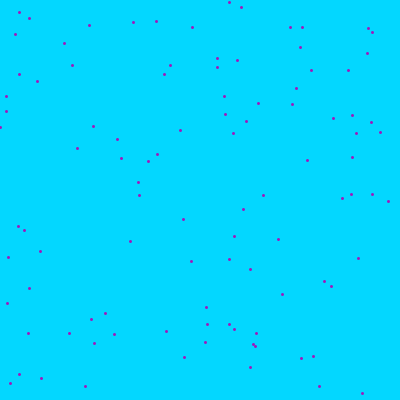
Frame 1 (no input)
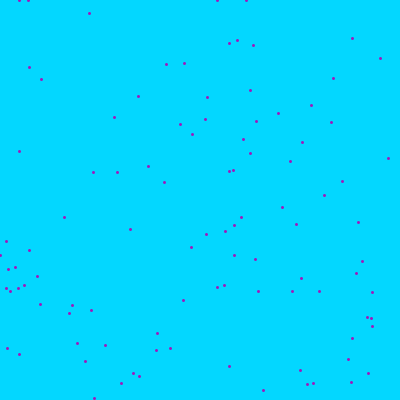
Frame 60 (the mouse pressed at the canvas centre just before this capture)
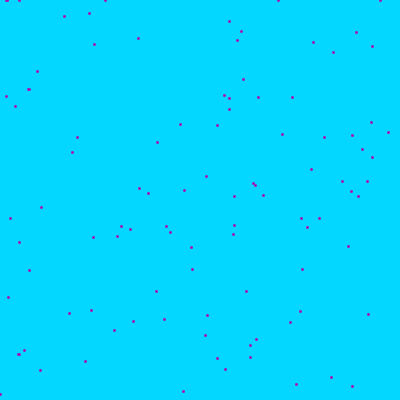
Frame 120 (the mouse held since frame 60 and released just before this capture)

The Processing sketch that drew these frames (run headless with seeded random() and noise(); from frame 60 on, the mouse is pressed at the canvas centre):

// Processing sketch: processing_164761
// ── processing_164761.pde

float[] xCoord = new float[100];
float[] yCoord = new float[100];
float[] speed = new float[100];

void setup() {
size(400, 400);
for (int i =0; i <100; i++) {
xCoord[i] = random(width);
yCoord[i]= random(height);
speed[i] = random (10, 25);
}
}
void draw() {
background(#03D7FF);
stroke(#9E19BC);
for (int i = 0; i < 100; i ++){
strokeWeight(3);
point(xCoord[i], yCoord[i]);
yCoord[i] += speed[i];
if (yCoord[i] > height) {
yCoord[i] = 0;
}
}
}
